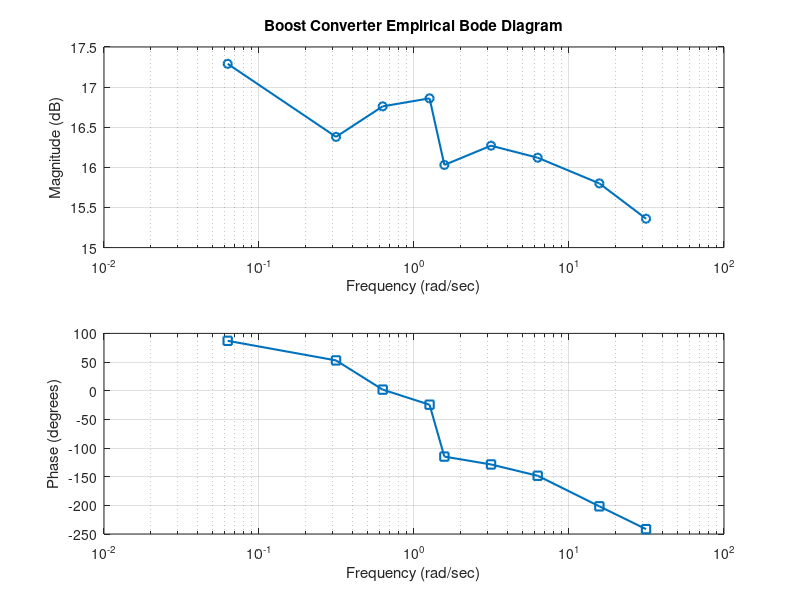

The MATLAB script that drew this image:
% Replace these with your actual results
freq  = [0.0628 0.314 0.628 1.26 1.57 3.14 6.28 15.7 31.4];  % in rad/sec
mag   = [17.29 16.38 16.76 16.86 16.03 16.27 16.12 15.80 15.36];    % in dB
phase = [87.06 52.86 1.89 -24.42 -114.93 -128.66 -148.39 -201.71 -241.50];     % in degrees

% Create Bode plot (2 subplots)
figure;

% Magnitude plot
subplot(2,1,1);
semilogx(freq, mag, 'o-', 'LineWidth', 1.5);
grid on;
xlabel('Frequency (rad/sec)');
ylabel('Magnitude (dB)');
title('Boost Converter Empirical Bode Diagram');

% Phase plot
subplot(2,1,2);
semilogx(freq, phase, 's-', 'LineWidth', 1.5);
grid on;
xlabel('Frequency (rad/sec)');
ylabel('Phase (degrees)');